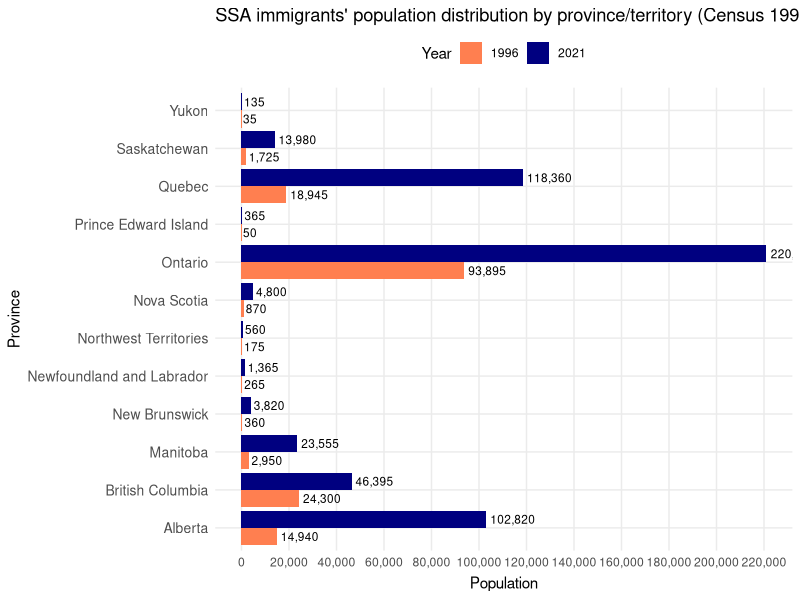
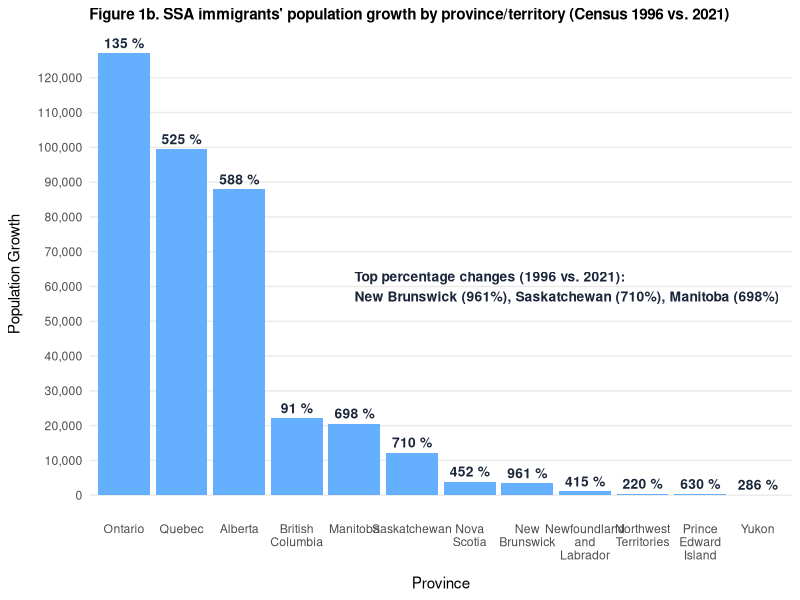

The R source for these figures, in order:
# Store Provinces
Provinces <- c("Alberta", "British Columbia", "Manitoba", "New Brunswick", 
               "Newfoundland and Labrador", "Nova Scotia", 
               "Northwest Territories", "Ontario", "Prince Edward Island", 
               "Quebec", "Saskatchewan", "Yukon")

# Store 1996 Populations
Population_in_1996 <- c(14940, 24300, 2950, 360, 265, 870, 175, 93895, 50,
                        18945, 1725, 35)

# Store 2021 Populations
Population_in_2021 <- c(102820, 46395, 23555, 3820, 1365, 4800, 560, 220915, 
                        365, 118360, 13980, 135)

# Put populations in 1996 and 2021 in dataset based on PROVINCE
SSHA_Population <- data.frame(Provinces, Population_in_1996, 
                              Population_in_2021)

View(SSHA_Population)

library(tidyverse)

# Create Percentage Change Column
SSHA_Population_PercentageChange <- SSHA_Population %>% 
  mutate(Percentage_Change = # ((New Value - Old Value)/ Old Value) * 100
    ((Population_in_2021 - Population_in_1996) / Population_in_1996) 
         * 100)
View(SSHA_Population_PercentageChange)

# Create Population Growth Column
SSHA_Population_PercentageChange_PopulationGrowth <- 
  SSHA_Population_PercentageChange %>% mutate(
    Population_Growth = # New Population - Old Population
      Population_in_2021 - Population_in_1996
    )

View(SSHA_Population_PercentageChange_PopulationGrowth)

library(ggplot2)

# FIGURE 1
SSHA_Population_long <- SSHA_Population %>%
  pivot_longer(
    cols = c(Population_in_1996, Population_in_2021),
    names_to = "Year",
    values_to = "Population"
  ) %>%
  # Convert Year names to just the year values
  mutate(Year = ifelse(Year == "Population_in_1996", "1996", "2021"))

# Was trying to make 1996 come first but 
# on several attempts all i tried didn't work
SSHA_Population_long$Year <- 
  factor(SSHA_Population_long$Year, levels = c("1996", "2021"))

# Create the horizontal grouped bar chart
Figure_1 <- ggplot(SSHA_Population_long, aes(
  x = Population, 
  y = Provinces, 
  fill = Year
  )) +
  geom_bar(stat = "identity", position = position_dodge(width = 0.9)) +
  scale_fill_manual(
    values = c("1996" = "#FF7F50", "2021" = "#000080")
    ) +  # Orange for 1996, Navy blue for 2021
  # Add labels directly on the bars for small values
  geom_text(aes(label = scales::comma(Population)), 
            position = position_dodge(width = 0.9),
            hjust = -0.1,  # Position text just outside the bars
            size = 3,      # Smaller text size
            color = "black") +
  # Increase x-axis limit to make room for labels
  scale_x_continuous(labels = scales::comma, limits = 
                       c(0, max(Population_in_2021)), breaks = 
                       seq(0, 250000, 20000)) +
  labs(
    title = "SSA immigrants' population distribution by province/territory (Census 1996 vs 2021)",
    y = "Province",
    x = "Population"
  ) +
  theme_minimal() +
  theme(
    panel.grid.minor = element_blank(),
    legend.position = "top",
    axis.text.y = element_text(size = 10),
    axis.title.x = element_text(margin = margin(t = 5))
  )

Figure_1


# FIGURE 1B
# First, make sure provinces are ordered by Population_Growth
ordered_data <- SSHA_Population_PercentageChange_PopulationGrowth %>%
  arrange(desc(Population_Growth)) %>%
  mutate(Provinces = factor(Provinces, levels = Provinces)) %>% 
  mutate(Percentage_Change = round(Percentage_Change))

# Create the improved bar chart
Figure_1b <- ggplot(ordered_data, aes(x = Provinces, y = Population_Growth)) +
  geom_col(fill = "#65AFFF") +  # Fill with blue colour
  labs(
    title = "Figure 1b. SSA immigrants' population growth by province/territory (Census 1996 vs. 2021)",
    x = "Province",
    y = "Population Growth"
  ) +
  # Wrap province names to multiple lines
  scale_x_discrete(labels = function(x) str_wrap(x, width = 10)) +
  scale_y_continuous(
    labels = scales::comma,  # Add commas to numbers
    breaks = seq(0, max(ordered_data$Population_Growth), 10000)  # Create evenly spaced breaks
  ) +
  # Improve the theme
  theme_minimal() +
  theme(
    plot.title = element_text(size = 11, face = "bold"),
    axis.title.y = element_text(margin = margin(r = 10)),
    axis.title.x = element_text(margin = margin(t = 10)),
    panel.grid.major.x = element_blank(),  # Remove vertical grid lines
    panel.grid.minor = element_blank(),    # Remove minor grid lines
    axis.text.x = element_text(angle = 0)
  ) +
  geom_text(
    aes(label = paste(Percentage_Change, "%")),
    vjust = -0.5,
    size = 3.5,
    color = "#1B263B",
    fontface = "bold"
  ) + 
  annotate(
    "text", x = 5, y = 60000,  
    label = "Top percentage changes (1996 vs. 2021):\nNew Brunswick (961%), Saskatchewan (710%), Manitoba (698%)",
    hjust = 0,  # Left-align text
    size = 3.5,  # Text size
    fontface = "bold",
    color = "#1B263B"
  )

Figure_1b
